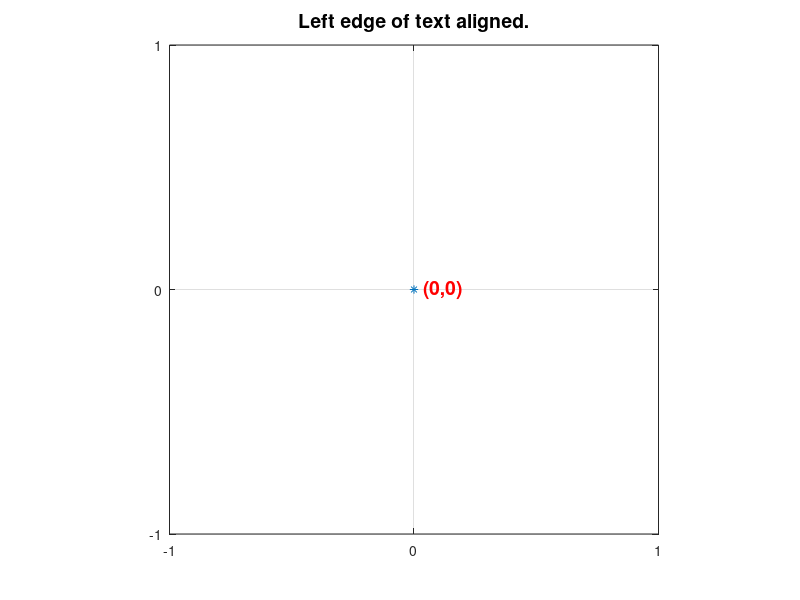
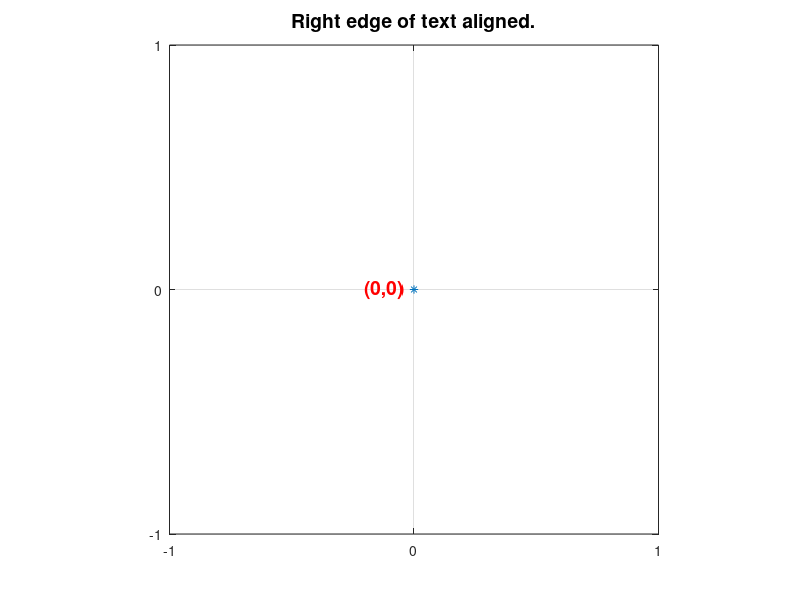
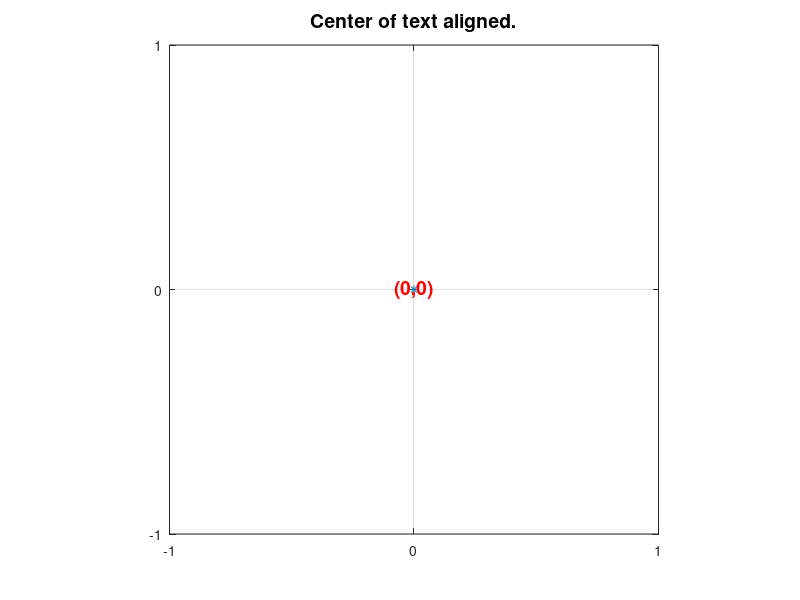
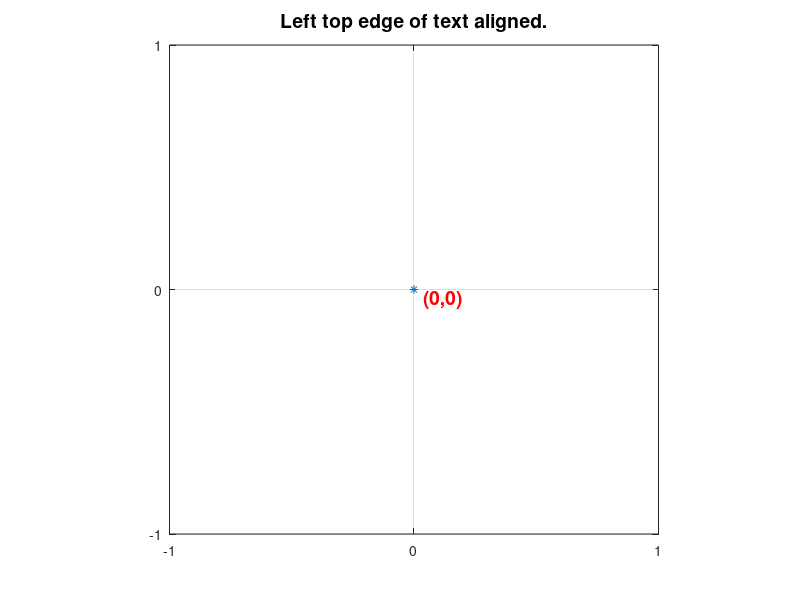

Recreate these plots in MATLAB, in order.
% Script File: ShowTextAlignment
% How to place text relative to a coordinate point.

close all
HA = 'HorizontalAlignment';
HV = 'VerticalAlignment';

figure
plot(0,0,'*')
axis([-1 1 -1 1])
axis equal square
set(gca,'xTick',[-1 0 1],'yTick',[-1 0 1])
grid on
text(0,0,'  (0,0)  ','FontSize',14,HA,'left','color','r', 'Fontweight','bold')
title('Left edge of text aligned.','Fontsize',14)

figure
plot(0,0,'*')
axis([-1 1 -1 1])
axis equal square
set(gca,'xTick',[-1 0 1],'yTick',[-1 0 1])
grid on
text(0,0,'  (0,0)  ','FontSize',14,HA,'right','color','r','Fontweight','bold')
title('Right edge of text aligned.','Fontsize',14)

figure
plot(0,0,'*')
axis([-1 1 -1 1])
axis equal square
set(gca,'xTick',[-1 0 1],'yTick',[-1 0 1])
grid on
text(0,0,'  (0,0)  ','FontSize',14,HA,'center','color','r','Fontweight','bold')
title('Center of text aligned.','Fontsize',14)

figure
plot(0,0,'*')
axis([-1 1 -1 1])
axis equal square
set(gca,'xTick',[-1 0 1],'yTick',[-1 0 1])
grid on
text(0,0,'  (0,0)  ','FontSize',14,HA,'left',HV,'top','color','r','Fontweight','bold')
title('Left top edge of text aligned.','Fontsize',14)

figure
plot(0,0,'*')
axis([-1 1 -1 1])
axis equal square
set(gca,'xTick',[-1 0 1],'yTick',[-1 0 1])
grid on
text(0,0,'  (0,0)  ','FontSize',14,HA,'right',HV,'bottom','color','r','Fontweight','bold')
title('Right bottom edge of text aligned.','Fontsize',14)

shg